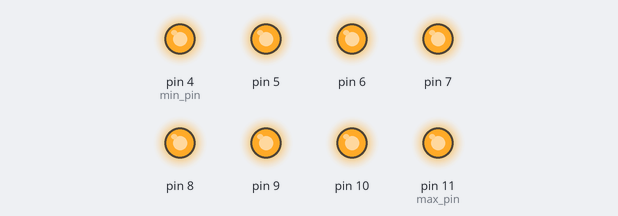
The sketch below on a simulated Arduino Uno, built with avr-gcc and run on an emulated ATmega328P. Parts: output pins drawn as LEDs (lit = HIGH).

Above: at 10.0 s.
At 20.5 s:
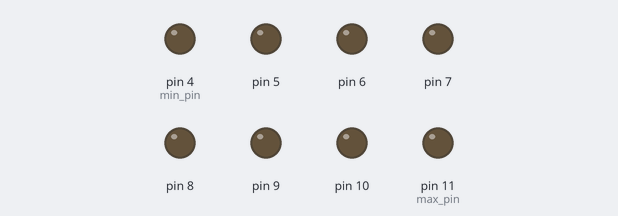
Timing chart, 0 to 27.3 s (numbered marks = the images above):
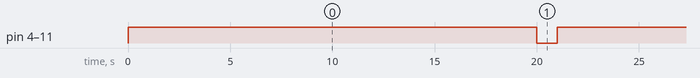

The sketch:

clean_valves.ino
```cpp
const int min_pin = 4;
const int max_pin = 11;

void setup() {
  for (int i=min_pin;i<=max_pin;i++) {
    pinMode(i, OUTPUT);
    digitalWrite(i, LOW);
  }
}

void loop() {
  for (int i=min_pin;i<=max_pin;i++) {
    pinMode(i, OUTPUT);
    digitalWrite(i, HIGH);
  }
  delay(20000);
  for (int i=min_pin;i<=max_pin;i++) {
    pinMode(i, OUTPUT);
    digitalWrite(i, LOW);
  }
  delay(1000);
}
```

Measured:
- by itself, pin 4 (min_pin), pin 5–10, pin 11 (max_pin): alternates HIGH for 20.0 s and LOW for 1.0 s
